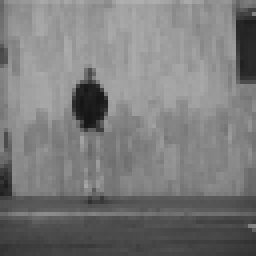
#> input picture preprocessed_frames/shahar_pjump/frame_001.png, 64 x 64 px, found by its file name (shown 4 times larger); its folder holds 4 pictures in this run
$ python frame_pointcloud_clustering.py   (older library calls are emulated)
#> lines starting #> are read from the running program, lines starting #| are printed output that depends on the picture
import os
import numpy as np
import cv2
import matplotlib.pyplot as plt
from sklearn.cluster import AgglomerativeClustering

# -------------------------------
# Load frames
# -------------------------------
def load_saved_frames(folder_path, resize_dim=(64, 64)):
    """Load saved grayscale PNG frames and normalize to [0, 1]."""
#> called with folder_path = 'preprocessed_frames/shahar_pjump', resize_dim = (64, 64)
    frame_files = sorted([f for f in os.listdir(folder_path) if f.endswith(".png")])
    frames = []

    for fname in frame_files:
        img = cv2.imread(os.path.join(folder_path, fname), cv2.IMREAD_GRAYSCALE)
#> img is the input picture: shape (64, 64); min 21, max 176, mean 122.4
        if img is not None:
            img = cv2.resize(img, resize_dim, interpolation=cv2.INTER_AREA)
            frames.append(img.astype(np.float32) / 255.0)

    print(f"Loaded {len(frames)} frames from '{folder_path}'")
    return frames

# -------------------------------
# Frame Difference Selection
# -------------------------------
def compute_frame_differences(frames):
    """Compute absolute frame-to-frame differences."""
    diffs = []
    for i in range(1, len(frames)):
        diff = np.abs(frames[i] - frames[i - 1])
        diffs.append(diff)
#> this loop made 3 passes
#> pass 1, in compute_frame_differences, `diff = np.abs(frames[i] - frames[i - 1])`:
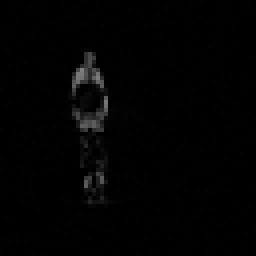
#> diff: shape (64, 64) float32 (shown 4 times larger); min 0, max 0.502, mean 0.0112
    print(f"Computed {len(diffs)} frame differences.")
    return diffs

def select_motion_keyframes(frames, top_k=40):
    """Select indices of frames with highest motion."""
    diffs = compute_frame_differences(frames)
    motion_strength = [np.sum(d) for d in diffs]
    ranked_indices = np.argsort(motion_strength)[-top_k:]  # top_k motion-heavy
    return sorted(ranked_indices)  # return in chronological order

# -------------------------------
# Frame to Point Cloud
# -------------------------------
def frame_to_point_cloud(frame, add_gradient=False):
    """
    Convert a 2D grayscale frame into a (N, 3) or (N, 4) point cloud.
    (x, y, intensity [, gradient])
    """
#> called with add_gradient = True
    H, W = frame.shape
#> H = 64; W = 64
    x_coords, y_coords = np.meshgrid(np.arange(W), np.arange(H))

    x_norm = x_coords / (W - 1)
    y_norm = y_coords / (H - 1)
    intensity = frame

    if add_gradient:
        gx = cv2.Sobel(frame, cv2.CV_32F, 1, 0, ksize=3)
        gy = cv2.Sobel(frame, cv2.CV_32F, 0, 1, ksize=3)
        grad_mag = np.sqrt(gx**2 + gy**2)
        grad_mag /= grad_mag.max() + 1e-8
#> call 2 of frame_to_point_cloud, with add_gradient = True
#> in frame_to_point_cloud (call 2), `x_norm = x_coords / (W - 1)`:
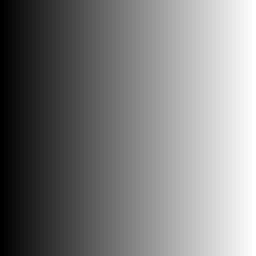
#> x_norm: shape (64, 64) float64 (shown 4 times larger); min 0, max 1, mean 0.5
#> in frame_to_point_cloud (call 2), `y_norm = y_coords / (H - 1)`:
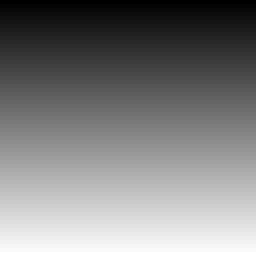
#> y_norm: shape (64, 64) float64 (shown 4 times larger); min 0, max 1, mean 0.5
#> call 3 of frame_to_point_cloud, with add_gradient = True
#> in frame_to_point_cloud (call 3), `gx = cv2.Sobel(frame, cv2.CV_32F, 1, 0, ksize=3)`:
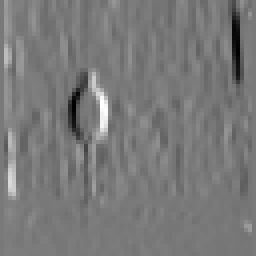
#> gx: shape (64, 64) float32 (shown 4 times larger); min -1.87, max 2.04, mean -0.00458; drawn with min black and max white
#> in frame_to_point_cloud (call 3), `gy = cv2.Sobel(frame, cv2.CV_32F, 0, 1, ksize=3)`:
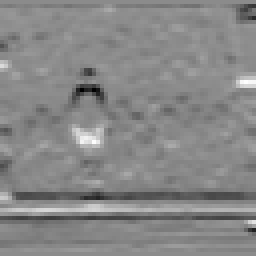
#> gy: shape (64, 64) float32 (shown 4 times larger); min -1.45, max 1.21, mean -0.0408; drawn with min black and max white
#> in frame_to_point_cloud (call 3), `grad_mag = np.sqrt(gx**2 + gy**2)`:
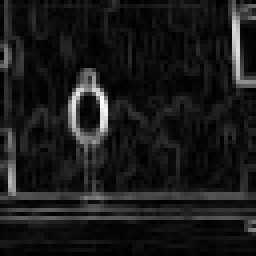
#> grad_mag: shape (64, 64) float32 (shown 4 times larger); min 0, max 2.11, mean 0.217; drawn with min black and max white
        point_cloud = np.stack([x_norm.flatten(), y_norm.flatten(), intensity.flatten(), grad_mag.flatten()], axis=1)
    else:
        point_cloud = np.stack([x_norm.flatten(), y_norm.flatten(), intensity.flatten()], axis=1)

    return point_cloud

# -------------------------------
# Sliced Wasserstein Distance
# -------------------------------
def compute_sliced_wasserstein_distance(pc1, pc2, n_projections=50):
    d = pc1.shape[1]
    distances = []
    for _ in range(n_projections):
        proj = np.random.randn(d)
        proj /= np.linalg.norm(proj)
        proj1 = np.dot(pc1, proj)
        proj2 = np.dot(pc2, proj)
        proj1.sort()
        proj2.sort()
        distances.append(np.mean(np.abs(proj1 - proj2)))
    return np.mean(distances)

def cluster_frames_wasserstein(point_clouds, n_clusters=3):
#> called with n_clusters = 3
    n_frames = len(point_clouds)
    D = np.zeros((n_frames, n_frames))
#> D = [[0, 0, 0], [0, 0, 0], [0, 0, 0]]
    print("Computing pairwise Sliced Wasserstein distances between point clouds...")
    for i in range(n_frames):
        for j in range(i + 1, n_frames):
            d = compute_sliced_wasserstein_distance(point_clouds[i], point_clouds[j])
            D[i, j] = D[j, i] = d
    clustering = AgglomerativeClustering(n_clusters=n_clusters, metric='precomputed', linkage='average')
    return clustering.fit_predict(D)

# -------------------------------
# Visualization
# -------------------------------
def plot_cluster_assignments(labels, method="Wasserstein"):
#> called with labels = array of shape (3,), method = 'Wasserstein'
    plt.figure(figsize=(10, 3))
    plt.plot(labels, marker='o')
    plt.xlabel("Frame Index")
    plt.ylabel("Cluster Label")
    plt.title(f"{method} Clustering Over Time")
    plt.grid(True)
    plt.tight_layout()
    plt.show()
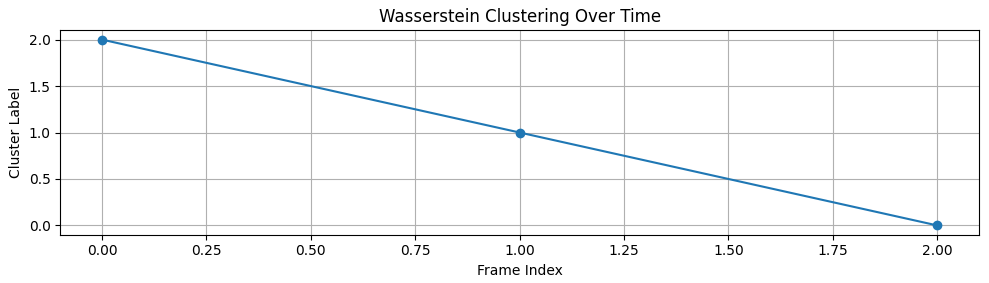
#> figure drawn by matplotlib, 1 panel

def show_clustered_images(frames, labels, n_clusters=3, samples_per_cluster=6, method="Wasserstein"):
#> called with labels = array of shape (3,), n_clusters = 3, samples_per_cluster = 6, method = 'Wasserstein'
    plt.figure(figsize=(samples_per_cluster * 2, n_clusters * 2.5))
    for c in range(n_clusters):
        indices = np.where(labels == c)[0][:samples_per_cluster]
        for j, idx in enumerate(indices):
            plt.subplot(n_clusters, samples_per_cluster, c * samples_per_cluster + j + 1)
            plt.imshow(frames[idx], cmap='gray')
            plt.axis('off')
            plt.title(f"C{c}", fontsize=8)
    plt.tight_layout()
    plt.suptitle(f"Clustered Frame Samples ({method} Clustering)", fontsize=14)
    plt.show()

# -------------------------------
# Main
# -------------------------------
if __name__ == "__main__":
    folder = os.path.join("preprocessed_frames", "shahar_pjump")
    frames = load_saved_frames(folder_path=folder, resize_dim=(64, 64))

    # --- Select motion-heavy frames ---
    top_frame_indices = select_motion_keyframes(frames, top_k=40)
    selected_frames = [frames[i + 1] for i in top_frame_indices]  # +1 aligns with diff indexing

    # --- Convert selected frames to point clouds ---
    point_clouds = [frame_to_point_cloud(f, add_gradient=True) for f in selected_frames]
    print(f"Converted {len(point_clouds)} motion-based frames into point clouds.")

    # --- Cluster ---
    n_clusters = 3
    labels = cluster_frames_wasserstein(point_clouds, n_clusters=n_clusters)

    # --- Visualize ---
    plot_cluster_assignments(labels, method="Wasserstein")
    show_clustered_images(selected_frames, labels, n_clusters=n_clusters, samples_per_cluster=6, method="Wasserstein")
    print("Wasserstein Clustering on motion-based pointclouds complete.")
